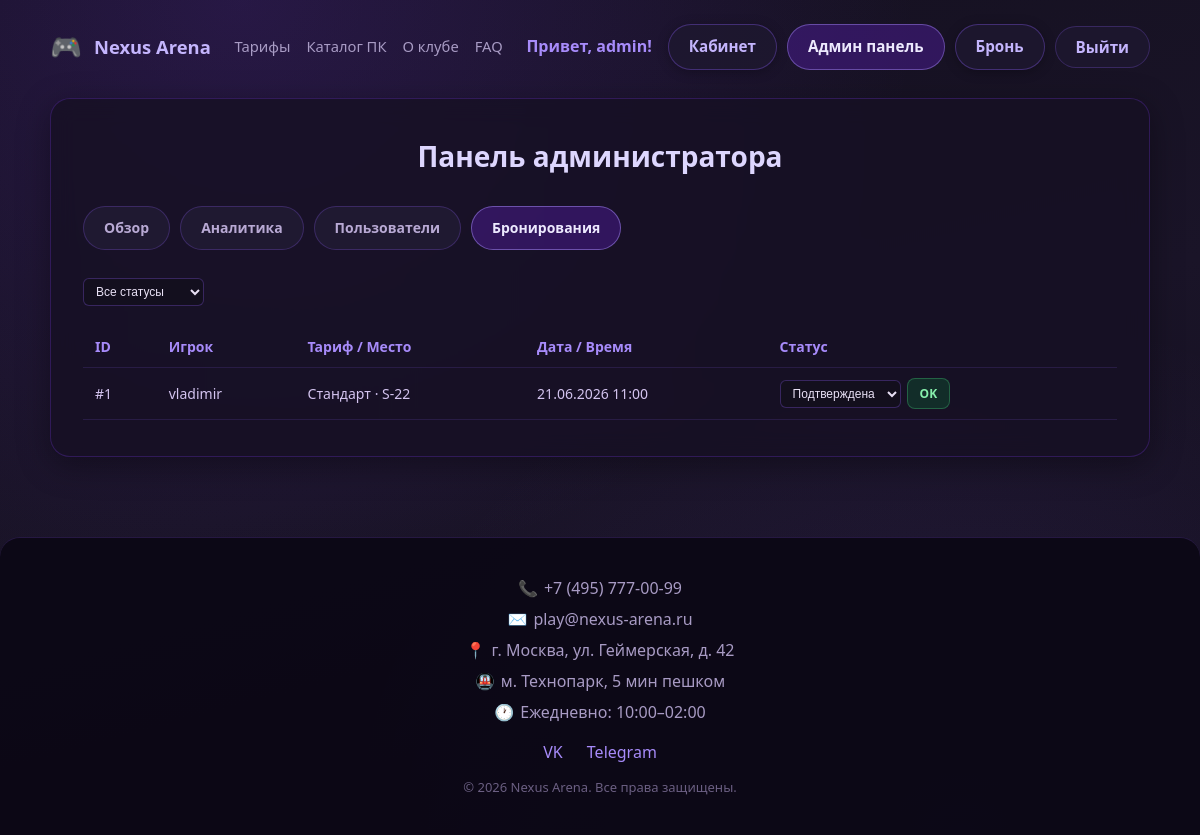
Page /panel/?tab=appointments (signed in) on the committed database.
### main/models.py (models this page shows, shortened)
class Appointment(models.Model):
    STATUS_PENDING = 'pending'
    STATUS_CONFIRMED = 'confirmed'
    STATUS_CANCELLED = 'cancelled'
    STATUS_CHOICES = [
        (STATUS_PENDING, 'Ожидает'),
        (STATUS_CONFIRMED, 'Подтверждена'),
        (STATUS_CANCELLED, 'Отменена'),
    ]
    user = models.ForeignKey(User, on_delete=models.CASCADE, related_name='appointments')
    tariff = models.CharField('Тариф', max_length=120)
    seat = models.CharField('Место', max_length=20)
    appointment_date = models.DateField('Дата')
    appointment_time = models.TimeField('Время')
    comment = models.TextField('Комментарий', blank=True)
    status = models.CharField(
        'Статус',
        max_length=20,
        choices=STATUS_CHOICES,
        default=STATUS_PENDING,
    )
    created_at = models.DateTimeField(auto_now_add=True)
    class Meta:
        ordering = ['-appointment_date', '-appointment_time', '-created_at']

### main/views.py (the view, shortened to what this page needs)
# urls.py: path('panel/', views.admin_panel_view, name='admin_panel'),
@site_admin_required
def admin_panel_view(request):
    tab = request.GET.get("tab", "overview")
    search = (request.GET.get("q") or "").strip()
    status_filter = request.GET.get("status", "")
    users_qs = User.objects.select_related("profile").order_by("-date_joined")
    if search:
        users_qs = users_qs.filter(
            Q(username__icontains=search)
            | Q(first_name__icontains=search)
            | Q(profile__phone__icontains=search)
        )
    appointments_qs = Appointment.objects.select_related("user").order_by("-created_at")
    if tab == "appointments" and status_filter:
        appointments_qs = appointments_qs.filter(status=status_filter)
    stats = {
        "users_total": User.objects.count(),
        "users_banned": Profile.objects.filter(is_banned=True).count(),
        "admins_total": User.objects.filter(
            Q(is_superuser=True) | Q(profile__is_site_admin=True)
        ).distinct().count(),
        "appointments_total": Appointment.objects.count(),
        "appointments_pending": Appointment.objects.filter(status=Appointment.STATUS_PENDING).count(),
        "appointments_today": Appointment.objects.filter(
            appointment_date=date.today(),
        ).exclude(status=Appointment.STATUS_CANCELLED).count(),
    }
    analytics = get_analytics_context() if tab == "analytics" else None
    return render(request, "main/admin_panel.html", {
        **_club_context(),
        "tab": tab,
        "search": search,
        "status_filter": status_filter,
        "users": users_qs[:50],
        "appointments": appointments_qs[:50],
        "stats": stats,
        "analytics": analytics,
        "status_choices": Appointment.STATUS_CHOICES,
    })

### main/context_processors.py (called while the page is built)
def club_context(request):
    profile = getattr(request.user, 'profile', None) if request.user.is_authenticated else None
    is_site_admin = (
        request.user.is_authenticated
        and (request.user.is_superuser or (profile and profile.is_site_admin))
    )
    return {
        **CLUB,
        'is_site_admin': is_site_admin,
    }

### main/views.py (called while the page is built)
def _club_context():
    return {**CLUB}

### main/templates/main/admin_panel.html (shortened to what this page needs)
{% extends "main/base.html" %}
{% block content %}
<section class="section-cell section-cell--alt">
    <h1 class="section-title">Панель администратора</h1>
    <div class="admin-tabs">
        <a class="admin-tab {% if tab == 'overview' %}active{% endif %}" href="?tab=overview">Обзор</a>
        <a class="admin-tab {% if tab == 'analytics' %}active{% endif %}" href="?tab=analytics">Аналитика</a>
        <a class="admin-tab {% if tab == 'users' %}active{% endif %}" href="?tab=users">Пользователи</a>
        <a class="admin-tab {% if tab == 'appointments' %}active{% endif %}" href="?tab=appointments">Бронирования</a>
    </div>
    {% if tab == 'appointments' %}
    <form class="search-form" method="get" style="max-width: 520px;">
        <select class="status-select" name="status" onchange="this.form.submit()">
            <option value="">Все статусы</option>
        </select>
    </form>
    <div class="table-wrap">
        <table class="admin-table">
            <thead>
                <tr>
                    <th>ID</th>
                    <th>Игрок</th>
                    <th>Тариф / Место</th>
                    <th>Дата / Время</th>
                    <th>Статус</th>
                </tr>
            </thead>
            <tbody>
                {% for appt in appointments %}
                <tr>
                    <td>#{{ appt.id }}</td>
                    <td>{{ appt.user.username }}</td>
                    <td>{{ appt.tariff }} · {{ appt.seat }}</td>
                    <td>{{ appt.appointment_date|date:"d.m.Y" }} {{ appt.appointment_time|time:"H:i" }}</td>
                    <td>
                        <form method="post" style="display:flex; gap:6px; align-items:center;">
                            <select class="status-select" name="status">
                                {% for val, label in status_choices %}
                                    <option value="{{ val }}" {% if appt.status == val %}selected{% endif %}>{{ label }}</option>
                                {% endfor %}
                            </select>
                            <button type="submit" class="admin-btn admin-btn--success">OK</button>
                        </form>
                    </td>
                </tr>
                {% empty %}
                <tr><td colspan="5" style="text-align:center; color:#8b7aa8;">Нет бронирований</td></tr>
                {% endfor %}
            </tbody>
        </table>
    </div>
    {% endif %}
</section>
{% endblock %}

### main/templates/main/base.html (shortened to what this page needs)
<!DOCTYPE html>
<html lang="ru">
<head>
</head>
<body>
    <div class="page-wrap">
        <header class="site-header">
            <a class="logo-link" href="{% url 'index' %}">
                <span>🎮</span>
                {{ club_name }}
            </a>
            <nav class="main-nav">
                <a href="{% url 'index' %}#tariffs">Тарифы</a>
                <a href="{% url 'catalog' %}">Каталог ПК</a>
                <a href="{% url 'index' %}#about">О клубе</a>
                <a href="{% url 'index' %}#faq">FAQ</a>
            </nav>
            <nav class="auth-nav">
                {% if user.is_authenticated %}
                    <span class="auth-user">Привет, {{ user.first_name|default:user.username }}!</span>
                    <a class="auth-btn auth-btn--login" href="{% url 'profile' %}">Кабинет</a>
                    {% if is_site_admin %}
                        <a class="auth-btn auth-btn--admin" href="{% url 'admin_panel' %}">Админ панель</a>
                    {% endif %}
                    <a class="auth-btn auth-btn--login" href="{% url 'appointment' %}">Бронь</a>
                    <form method="post" action="{% url 'logout' %}" style="display:inline; margin:0;">
                        <button type="submit" class="auth-btn auth-btn--logout">Выйти</button>
                    </form>
                {% else %}
                    <a class="auth-btn auth-btn--login" href="{% url 'login' %}">Вход</a>
                    <a class="auth-btn auth-btn--register" href="{% url 'register' %}">Регистрация</a>
                {% endif %}
            </nav>
        </header>
        {% block content %}{% endblock %}
    </div>
    {% block footer %}
    <footer class="footer">
        <p><span class="footer-icon">📞</span>{{ phone }}</p>
        <p><span class="footer-icon">✉️</span>{{ email }}</p>
        <p><span class="footer-icon">📍</span>{{ address }}</p>
        <p><span class="footer-icon">🚇</span>{{ metro }}</p>
        <p><span class="footer-icon">🕐</span>{{ work_hours }}</p>
        <p style="margin-top: 16px;">
            <a href="{{ social_vk }}" style="color: #a78bfa; margin: 0 10px;" target="_blank" rel="noopener">VK</a>
            <a href="{{ social_tg }}" style="color: #a78bfa; margin: 0 10px;" target="_blank" rel="noopener">Telegram</a>
        </p>
        <p style="font-size: 13px; color: #6b5f82; margin-top: 12px;">© {% now "Y" %} {{ club_name }}. Все права защищены.</p>
    </footer>
    {% endblock %}
</body>
</html>

### main/templates/main/base.html (style rules this page uses)
* { box-sizing: border-box; }
body { margin: 0; font-family: "Segoe UI", Tahoma, Arial, sans-serif; background: #14101f; background-image: radial-gradient(ellipse at 20% 0%, rgba(124, 58, 237, 0.18) 0%, transparent 50%), radial-gradient(ellipse at 80% 100%, rgba(139, 92, 246, 0.12) 0%, transparent 45%), linear-gradient(165deg, #14101f 0%, #1a1428 50%, #120e1c 100%); background-attachment: fixed; color: #e8e0f5; line-height: 1.55; min-height: 100vh; }
a { color: inherit; text-decoration: none; }
.page-wrap { max-width: 1140px; margin: 0 auto; padding: 24px 20px 48px; }
.site-header { display: flex; align-items: center; justify-content: space-between; flex-wrap: wrap; gap: 16px; margin-bottom: 28px; }
.logo-link { display: flex; align-items: center; gap: 12px; font-weight: 700; font-size: 1.15rem; color: #c4b5fd; }
.logo-link span { font-size: 1.6rem; }
.auth-nav { display: flex; align-items: center; flex-wrap: wrap; gap: 10px; }
.auth-user { color: #a78bfa; font-weight: 600; margin-right: 6px; }
.auth-btn { display: inline-block; padding: 10px 20px; border-radius: 999px; font-size: 0.95rem; font-weight: 600; transition: transform 0.15s, box-shadow 0.2s, background 0.2s; }
.auth-btn--login { background: rgba(30, 24, 48, 0.85); color: #c4b5fd; border: 1px solid rgba(139, 92, 246, 0.35); box-shadow: 0 2px 12px rgba(0, 0, 0, 0.25); }
.auth-btn--logout { background: rgba(30, 24, 48, 0.85); color: #c4b5fd; border: 1px solid rgba(139, 92, 246, 0.25); cursor: pointer; font-family: inherit; }
.auth-btn--admin { background: rgba(76, 29, 149, 0.5); color: #ede9fe; border: 1px solid rgba(167, 139, 250, 0.45); }
.main-nav { display: flex; flex-wrap: wrap; gap: 8px 16px; align-items: center; }
.main-nav a { color: #a89bc4; font-size: 0.92rem; font-weight: 500; transition: color 0.15s; }
.section-cell { background: rgba(26, 20, 40, 0.75); backdrop-filter: blur(12px); border: 1px solid rgba(139, 92, 246, 0.2); border-radius: 20px; padding: 36px 32px; margin-bottom: 24px; box-shadow: 0 8px 32px rgba(0, 0, 0, 0.35); }
.section-cell--alt { background: rgba(22, 17, 36, 0.82); border-color: rgba(124, 58, 237, 0.25); }
.section-title { text-align: center; margin: 0 0 28px; font-size: 1.75rem; color: #ddd6fe; }
.footer { background: rgba(12, 8, 22, 0.95); color: #a89bc4; padding: 32px 20px; text-align: center; border-radius: 20px 20px 0 0; margin-top: 8px; border-top: 1px solid rgba(139, 92, 246, 0.2); }
.footer p { margin: 6px 0; }
.footer-icon { margin-right: 6px; }

### main/templates/main/admin_panel.html (style rules this page uses)
.admin-tabs { display: flex; flex-wrap: wrap; gap: 10px; margin-bottom: 28px; }
.admin-tab { padding: 10px 20px; border-radius: 999px; background: rgba(34, 27, 52, 0.9); border: 1px solid rgba(139, 92, 246, 0.25); color: #b8a9d4; font-weight: 600; font-size: 14px; }
.admin-tab.active, .admin-tab:hover { background: rgba(76, 29, 149, 0.5); border-color: rgba(167, 139, 250, 0.5); color: #ede9fe; text-decoration: none; }
.admin-table { width: 100%; border-collapse: collapse; font-size: 14px; }
.admin-table th, .admin-table td { padding: 10px 12px; text-align: left; border-bottom: 1px solid rgba(139, 92, 246, 0.15); vertical-align: middle; }
.admin-table th { color: #a78bfa; }
.admin-table td { color: #d4c4f0; }
.admin-btn { padding: 6px 12px; border-radius: 8px; border: none; font-size: 12px; font-weight: 600; cursor: pointer; font-family: inherit; }
.admin-btn--success { background: rgba(16, 80, 50, 0.45); color: #86efac; border: 1px solid rgba(74, 222, 128, 0.3); }
.search-form { display: flex; gap: 10px; margin-bottom: 20px; max-width: 480px; }
.table-wrap { overflow-x: auto; }
.status-select { padding: 5px 8px; border-radius: 6px; border: 1px solid rgba(139, 92, 246, 0.3); background: rgba(20, 16, 31, 0.9); color: #e8e0f5; font-size: 12px; }

### rows in the picture
Appointment: id "1", user.username "vladimir", tariff "Стандарт", seat "S-22", appointment_date "21.06.2026", appointment_time "11:00", status "Подтверждена"

### other values in the picture
{{ club_name }} "Nexus Arena"
{{ user.first_name|default:user.username }} "admin"
{{ phone }} "+7 (495) 777-00-99"
{{ email }} "play@nexus-arena.ru"
{{ address }} "г. Москва, ул. Геймерская, д. 42"
{{ metro }} "м. Технопарк, 5 мин пешком"
{{ work_hours }} "Ежедневно: 10:00–02:00"
